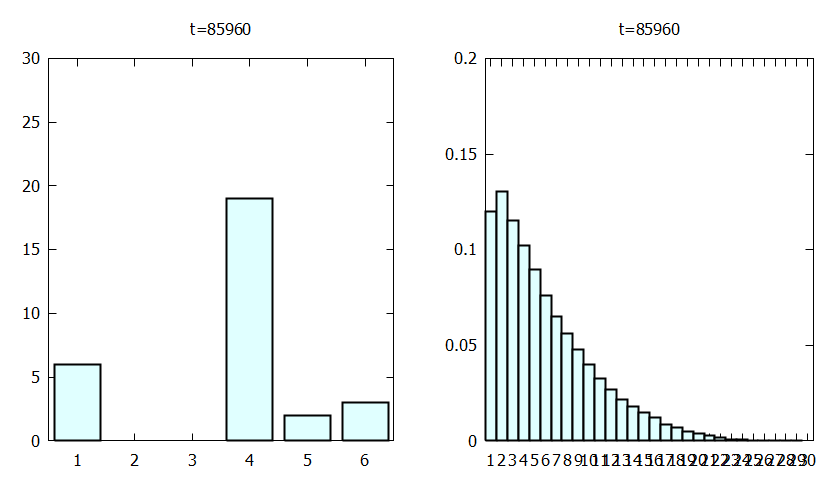

This figure's gnuplot source:
reset
unset multiplot
set terminal pngcairo size 840, 480
set out "02.png"
set multiplot layout 1,2
set style fill solid border lc rgb "black"

set title sprintf("t=%d", 85960)
set xrange [0.5:6.5]    
set yrange [0:30]
set boxwidth 0.8 relative
plot "./out/out_chip_085960.data" using 1:2:xtic(1) with boxes lw 2 lc rgb "light-cyan" notitle

set xrange [0.5:30.5]
set yrange [0:0.2]
set boxwidth 1. relative
plot "./out/out_dist_085960.data" using 1:2:xtic(1) with boxes lw 2 lc rgb "light-cyan" notitle

unset multiplot
set out
set terminal wxt enhanced
